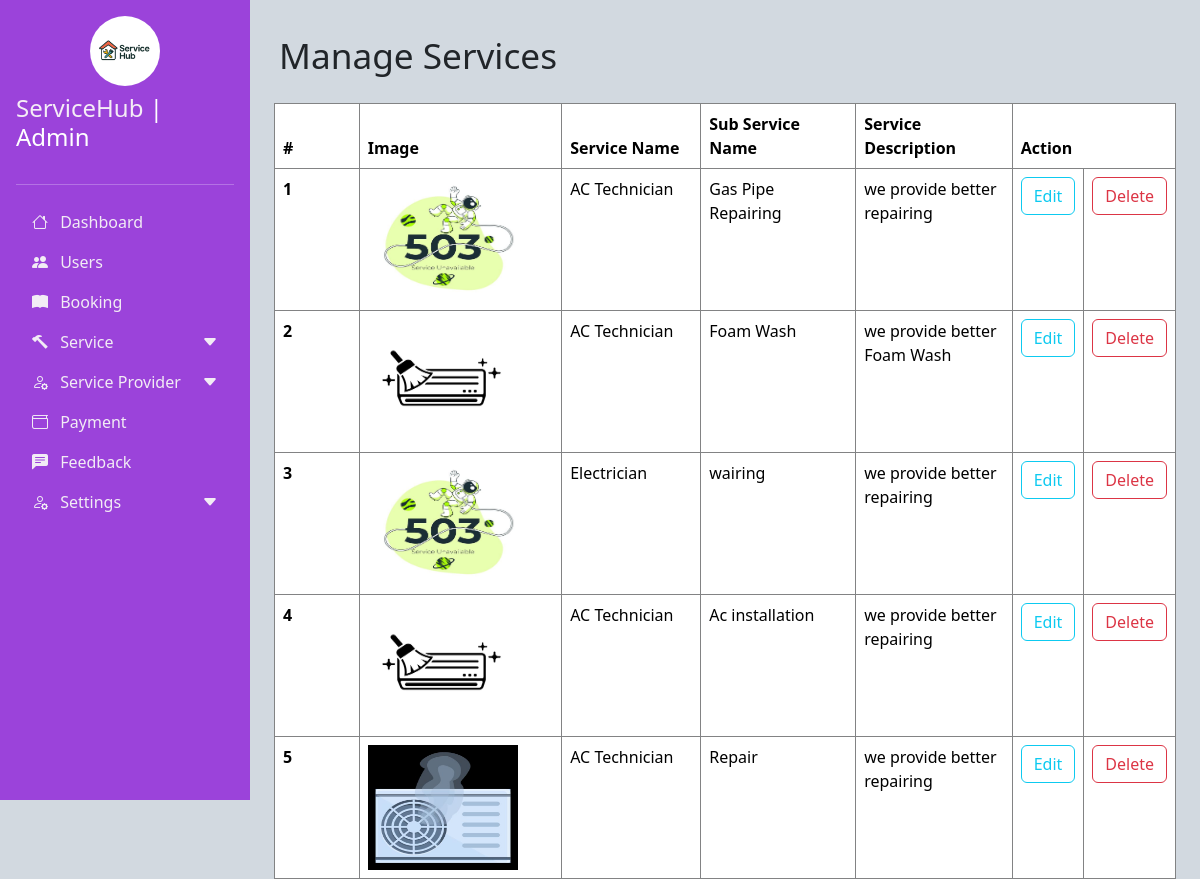
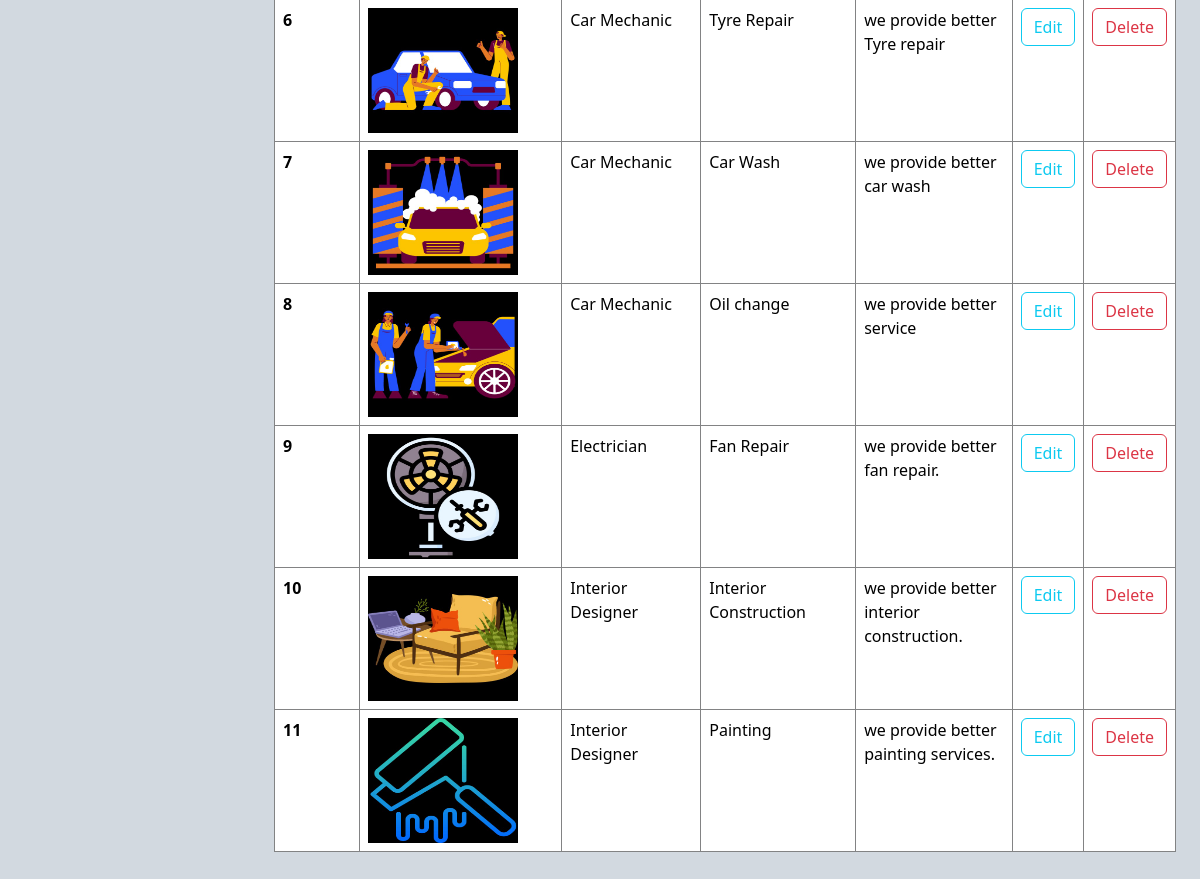
Page /Admin/managesubservice.php (signed in) on the committed database (2 pictures, top to bottom).
### tables this page shows
CREATE TABLE `subservice` (
  `subservice_id` int(11) NOT NULL,
  `service_id` int(11) NOT NULL,
  `subservice_name` varchar(40) NOT NULL,
  `service_des` text NOT NULL,
  `image` text NOT NULL
);

CREATE TABLE `service` (
  `service_id` int(11) NOT NULL,
  `service_name` varchar(20) NOT NULL,
  `image` text NOT NULL
);

### Admin/managesubservice.php (the view, shortened to what this page needs)
<!DOCTYPE html>
<html lang="en">
<head>
    <link href="https://cdn.jsdelivr.net/npm/bootstrap@5.3.2/dist/css/bootstrap.min.css" rel="stylesheet">
    <link rel="stylesheet" href="https://cdn.jsdelivr.net/npm/bootstrap-icons@1.10.0/font/bootstrap-icons.css">
    <link rel="stylesheet" href="custom.css">
</head>
<body>
    <div class="d-flex ">
        <?php
            include_once "sidenav.php";
        ?>
        <div class="main-content p-4" id="mainContent">
        <div class="o35">
                    <p style="padding:5px;font-size:2.2rem">Manage Services </p>
                    <table class="table">
                    <thead>
                        <tr>
                        <th scope="col">#</th>
                        <th scope="col">Image</th>
                        <th scope="col">Service Name</th>
                        <th scope="col">Sub Service Name</th>
                        <th scope="col">Service Description</th>
                        <th colspan='2'>Action</th>
                        </tr>
                    </thead>
                    <tbody>
                    <?php
                        $count=1;
                        include_once "connection.php";
                        $res=mysqli_query($con,"select subservice.* ,service.service_name from subservice inner join service on
                        subservice.service_id=service.service_id");
                        while($row=mysqli_fetch_array($res))
                        {
                    ?>
                      <tr>
                        <th scope="row"><?php echo $count++?></th>
                        <td data-label="Image"><img src="./img/<?php echo $row['image']?> "height="125px"width="150px"></td>
                        <td data-label="Service name"><?php echo $row['service_name'] ?></td>
                        <td data-label="Sub Service name"><?php echo $row['subservice_name'] ?></td>
                        <td data-label="Service Description"><?php echo $row['service_des'] ?></td>
                        <td data-label="Action"><a href="subservice_edit.php?id=<?php echo $row['subservice_id']?>"><button type="button" class="btn btn-outline-info">Edit</button></a></td>
                        <td data-label="Action"><a href="subservice_delete.php?id=<?php echo $row['subservice_id']?>"><button type="button" class="btn btn-outline-danger">Delete</button></a></td>
                        </tr>
                    <?php
                        }
                    ?>
                    </tbody>
                    </table>
                </div>
        </div>
    </div>
</body>
</html>

### Admin/custom.css (style rules this page uses)
body { overflow-x: hidden; background-color: rgb(210, 217, 224); }
.main-content { margin-left: 250px; transition: all 0.3s; }
table th { width:500px; }
table, th,td { border: 1px solid rgb(130, 131, 132); border-style: ridge; }
.table { width: 100%; border-collapse: collapse; }

### rows in the picture
subservice: image (picture), service.service_name "AC Technician", subservice_name "Gas Pipe Repairing", service_des "we provide better repairing"
subservice: image (picture), service.service_name "AC Technician", subservice_name "Foam Wash", service_des "we provide better Foam Wash"
subservice: image (picture), service.service_name "Electrician", subservice_name "wairing", service_des "we provide better repairing"
subservice: image (picture), service.service_name "AC Technician", subservice_name "Ac installation", service_des "we provide better repairing"
subservice: image (picture), service.service_name "AC Technician", subservice_name "Repair", service_des "we provide better repairing"
subservice: image (picture), service.service_name "Car Mechanic", subservice_name "Tyre Repair", service_des "we provide better Tyre repair"
subservice: image (picture), service.service_name "Car Mechanic", subservice_name "Car Wash", service_des "we provide better car wash"
subservice: image (picture), service.service_name "Car Mechanic", subservice_name "Oil change", service_des "we provide better service"
subservice: image (picture), service.service_name "Electrician", subservice_name "Fan Repair", service_des "we provide better fan repair."
subservice: image (picture), service.service_name "Interior Designer", subservice_name "Interior Construction", service_des "we provide better interior construction."
subservice: image (picture), service.service_name "Interior Designer", subservice_name "Painting", service_des "we provide better painting services."
